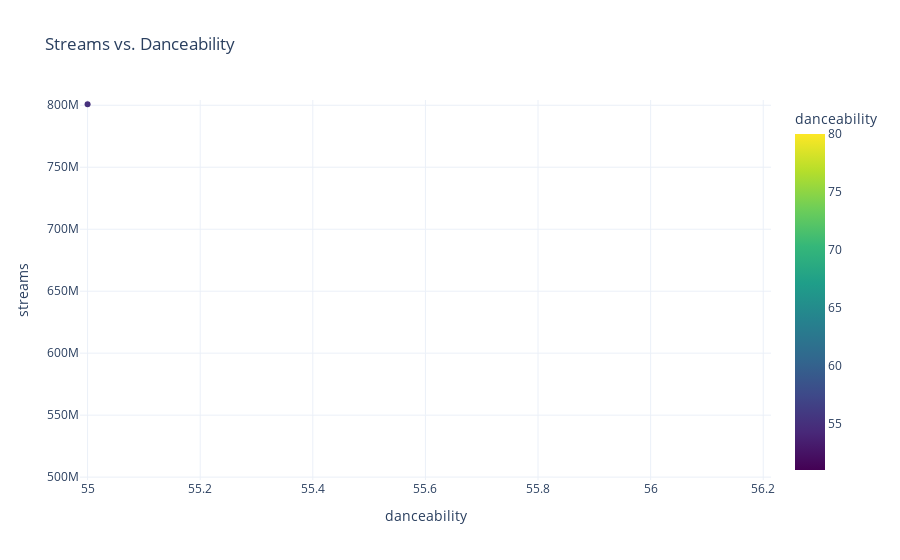

Notebook code cell kept with this figure:
### Code cell
px.scatter(df_features, x='danceability', y='streams',color = 'danceability', 
           color_continuous_scale=px.colors.sequential.Viridis,template='plotly_white',
           title = "Streams vs. Danceability")

### Figure 1 — Plotly figure (JSON) as saved in the notebook; plotly's stock layout.template omitted (floating-point values rounded to 4 significant figures)
{"data": [{"hovertemplate": "danceability=%{marker.color}<br>streams=%{y}<extra></extra>", "legendgroup": "", "marker": {"color": [80, 71, 51, 55, 65], "coloraxis": "coloraxis", "symbol": "circle"}, "mode": "markers", "name": "", "orientation": "v", "showlegend": false, "type": "scatter", "x": [80, 71, 51, 55, 65], "xaxis": "x", "y": [141381703, 133716286, 140003974, 800840817, 303236322], "yaxis": "y"}], "layout": {"autosize": true, "coloraxis": {"colorbar": {"title": {"text": "danceability"}}, "colorscale": [[0, "#440154"], [0.1111, "#482878"], [0.2222, "#3e4989"], [0.3333, "#31688e"], [0.4444, "#26828e"], [0.5556, "#1f9e89"], [0.6667, "#35b779"], [0.7778, "#6ece58"], [0.8889, "#b5de2b"], [1, "#fde725"]]}, "legend": {"tracegroupgap": 0}, "title": {"text": "Streams vs. Danceability"}, "xaxis": {"anchor": "y", "autorange": false, "domain": [0, 1], "range": [54.99, 56.21], "title": {"text": "danceability"}, "type": "linear"}, "yaxis": {"anchor": "x", "autorange": false, "domain": [0, 1], "range": [497700000.0, 804200000.0], "title": {"text": "streams"}, "type": "linear"}}}
